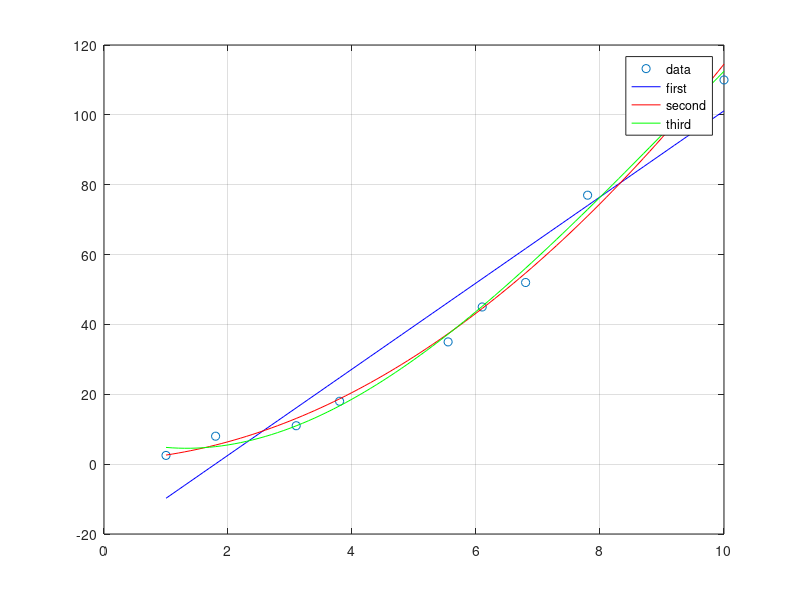

This chart was generated by the following MATLAB code:
% Task 1
clear all % clear all variables
close all % close all open graphs (if any)
% Taks A

% 1
A = dlmread('experiment.txt'); % read the file into a matrix
figure % create a new figure
xexp = A(:,1); % extract the two set of data x and y, from matrix A
yexp = A(:,2);
plot(xexp,yexp,'o');
hold on

% 2
cn1 = polyfit(xexp,yexp,1); % fit the curve with a first order polynomial
cn2 = polyfit(xexp,yexp,2); % fit the curve with a second order polynomial
cn3 = polyfit(xexp,yexp,3); % fit the curve with a third order polynomial

% 3
xf=[1:0.1:10];
% evaluate the polynomials at xf
% p1 = c1*x + c0
p1 = cn1(1)*xf + cn1(2);
% p2 = c2*x^2+ c1*x +c0
p2 = cn2(1)*xf.^2 + cn2(2)*xf + cn2(3); 
% p3 = c3*x^3 + c2*x^2+ c1*x +c0
p3 = cn3(1)*xf.^3 + cn3(2)*xf.^2 + cn3(3)*xf + cn3(4); 
% 
% you can evaluate the polynomials by using the polival function instead
p1 = polyval(cn1,xf);
p2 = polyval(cn2,xf);
p3 = polyval(cn3,xf);

plot(xf,p1,'b',xf,p2,'r',xf,p3,'g')
legend({'data' 'first' , 'second', 'third'});
grid on

